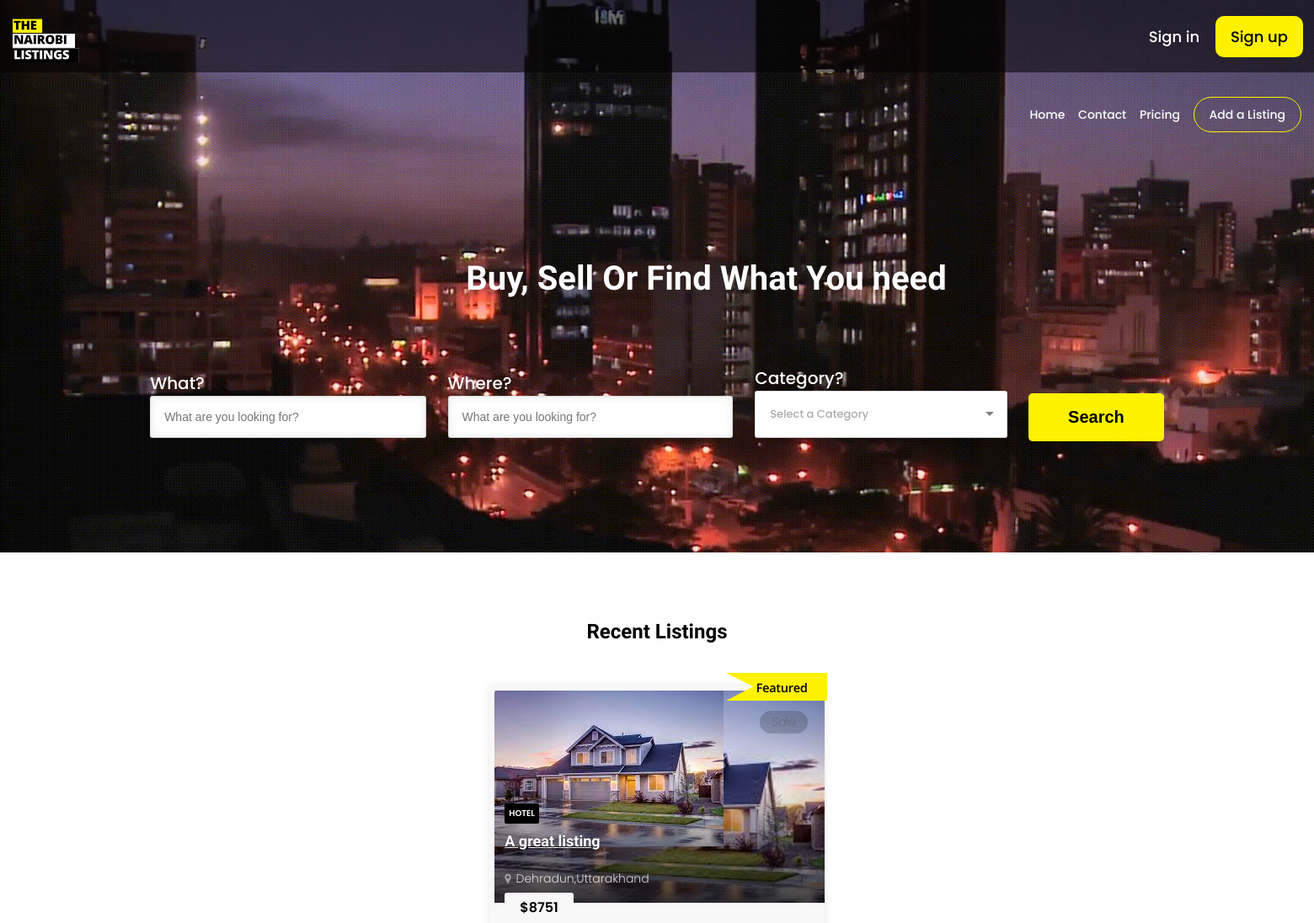
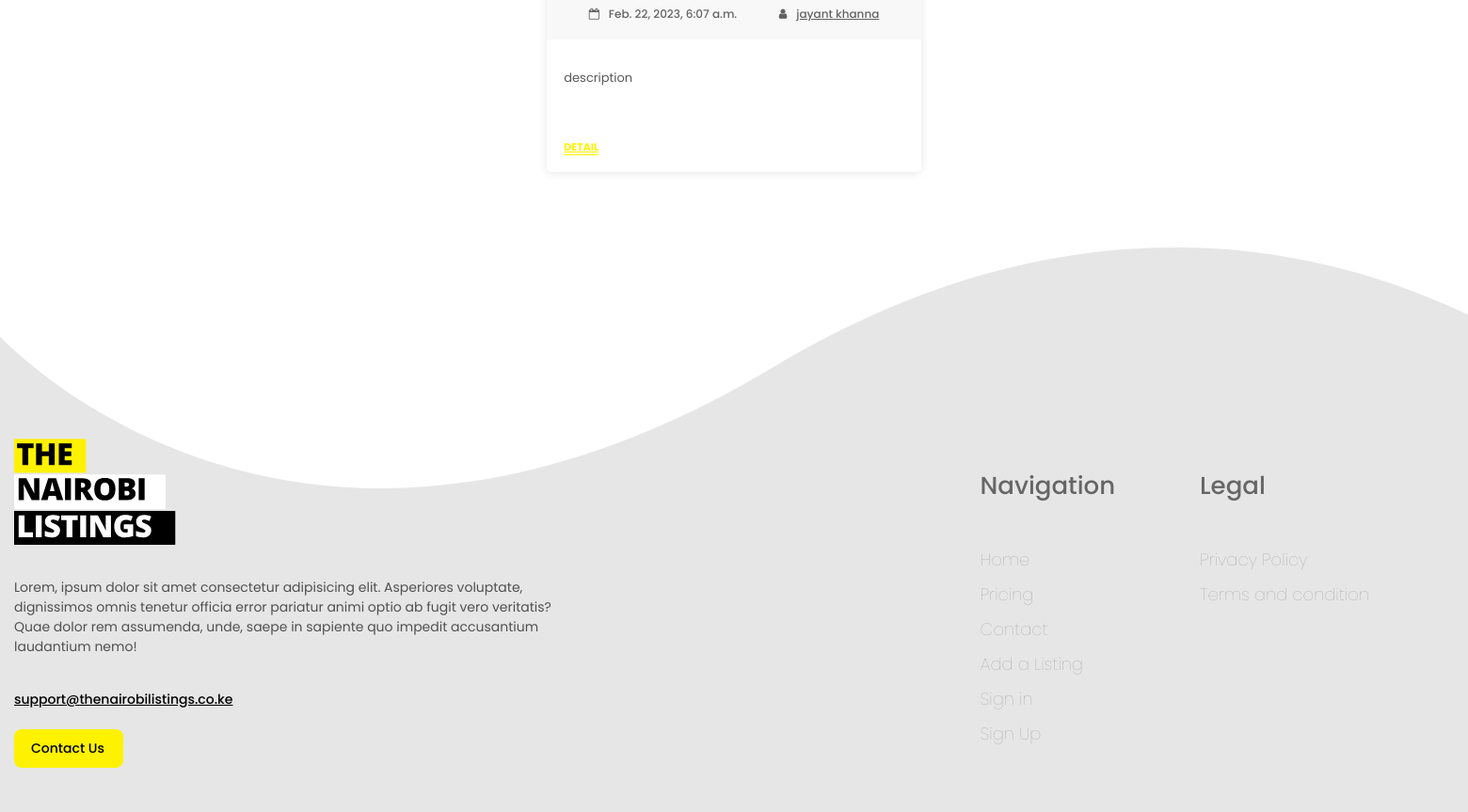
The page / on the database its author committed (2 pictures, top to bottom).
### Nairobi_app/models.py (models this page shows)
class Listing(models.Model):
    active = models.BooleanField(default=False)
    name = models.CharField(max_length=100)
    description = models.CharField(max_length=10000)
    price = models.CharField(max_length=100)
    featured = models.BooleanField(default=False)
    category = models.CharField(max_length=100)
    user = models.ForeignKey(User, on_delete=models.CASCADE)
    user_name = models.CharField(max_length=100)
    main_image = models.ImageField(upload_to='static/listing_images/')
    image1 = models.ImageField(upload_to='static/listing_images/',blank=True,null=True)
    image2 = models.ImageField(upload_to='static/listing_images/',blank=True,null=True)
    image3 = models.ImageField(upload_to='static/listing_images/',blank=True,null=True)
    image4 = models.ImageField(upload_to='static/listing_images/',blank=True,null=True)
    image5 = models.ImageField(upload_to='static/listing_images/',blank=True,null=True)
    city = models.CharField(max_length=100)
    state = models.CharField(max_length=100)
    tag = models.CharField(max_length=100)
    country = models.CharField(max_length=100)
    date_added = models.DateTimeField(auto_now_add=True)
    status = models.CharField(max_length=100,default="pending")
    feature1 = models.CharField(max_length=100,blank=True,null=True)
    feature2 = models.CharField(max_length=100,blank=True,null=True)
    feature3 = models.CharField(max_length=100,blank=True,null=True)
    feature4 = models.CharField(max_length=100,blank=True,null=True)
    feature5 = models.CharField(max_length=100,blank=True,null=True)
    feature6 = models.CharField(max_length=100,blank=True,null=True)
    rating = models.CharField(max_length=100,default="1")
    video_360_link = models.CharField(max_length=1000,blank=True,null=True)
    google_map_link = models.CharField(max_length=10000,blank=True,null=True)

### Nairobi_app/views.py (the view, shortened to what this page needs)
# urls.py: path('', views.index, name='index'),
def index(request):
    listings = Listing.objects.filter(active = True).order_by('?')[:8]
    return render(request, 'index.html',{'login': False,'listings': listings})

### templates/index.html (shortened to what this page needs)
{% load static %}
<!doctype html>
<html lang="en">
<head>
    <link rel="stylesheet" href="{% static 'css/bootstrap.css' %}" type="text/css">
    <link rel="stylesheet" href="{% static 'css/font-awesome.css' %}" type="text/css">
    <link rel="stylesheet" href="{% static 'css/selectize.css' %}" type="text/css">
    <link rel="stylesheet" href="{% static 'css/style.css' %}">
    <link rel="stylesheet" href="{% static 'css/index.css' %}">
    <link rel="stylesheet" href="https://cdnjs.cloudflare.com/ajax/libs/font-awesome/4.7.0/css/font-awesome.min.css">
</head>
<body>
    <body>
        <div class="page home-page">
            <header id="header">
                {% if login %}
                <div id="user_profile">
                    <div id="left_signin">
                        <img src="{% static 'images/logo.svg' %}" alt="" id="logo">
                    </div>
                    <div id="right_signin">
                        <a href="javascript:void(0)" onclick="open_user_details_modal()" id="right_signin_a">
                            <img id="user_img" src="{{user.image.url}}" alt="">
                            <p>Hi {{username}}</p>
                        </a>
                    </div>
                </div>
                {% else %}
                <div id="sign_up_in">
                    <div id="left_signin">
                        <img src="{% static 'images/logo.svg' %}" alt="" id="logo">
                    </div>
                    <div id="right_signin">
                        <a href="login" id="sign_in">Sign in</a>
                        <a href="signup" id="sign_up">Sign up</a>
                    </div>
                </div>
                {% endif %}
                <div id="header_top">
                    <div id="header_right">
                        <a href="home">Home</a>
                        <a href="contact">Contact</a>
                        <a href="pricing">Pricing</a>
                        <a href="submitad" id="submit_ad">Add a Listing</a>
                    </div>
                </div>
                <div id="header_bottom">
                    <h2>Buy, Sell Or Find What You need</h2>
                    <div id="search">
                        <form action="search_listing" method="GET">
                            <div id="what">
                                <label class="label_header" for="what-input">What?</label>
                                <input id="what-input" name="what" type="text" required placeholder="What are you looking for?">
                            </div>
                            <div id="where">
                                <label class="label_header" for="where-input">Where?</label>
                                <input type="text" id="where-input" name="where" required placeholder="What are you looking for?">
                            </div>
                            <div id="category">
                                <label class="label_header" id="category_label" for="">Category?</label>
                            </div>
                            <div id="submit">
                                <input type="submit" value="Search">
                            </div>
                        </form>
                    </div>
                </div>
            </header>
            <section style="background-color: white;" class="content">
                <section class="block">
                    <div class="container">
                        <div class="section-title clearfix">
                            <div class="float-xl-left float-md-left float-sm-none">
                                <h2 id="recent_listing">Recent Listings</h2>
                            </div>
                        </div>
                        <div class="items item-part masonry grid-xl-4-items grid-lg-3-items grid-md-2-items">
                            {% for listing in listings %}
                            <div class="item">
                                {% if listing.featured == True %}
                                <div id="featured"><img src="{% static 'images/featured_tag.svg' %}" alt=""></div>
                                {% endif %}
                                <div id="tag">{{listing.tag}}</div>
                                <div class="wrapper">
                                    <div class="image">
                                        <h3>
                                            <a href="#" class="tag category">{{listing.category}}</a>
                                            <a href="showlisting?listing_id={{listing.id}}" class="title">{{listing.name}}</a>
                                        </h3>
                                        <a href="showlisting?listing_id={{listing.id}}" class="image-wrapper background-image">
                                            <img src="{{listing.main_image.url}}" alt="">
                                        </a>
                                    </div>
                                    <h4 class="location">
                                        <a href="javascript:void(0)" style="text-decoration: none;">{{listing.city}},{{listing.state}}</a>
                                    </h4>
                                    <div class="price">${{listing.price}}</div>
                                    <div class="meta">
                                        <figure>
                                            <i class="fa fa-calendar-o"></i>{{listing.date_added}}
                                        </figure>
                                        <figure>
                                            <a href="userprofile?userid={{listing.user.id}}">
                                                <i class="fa fa-user"></i>{{listing.user_name}}
                                            </a>
                                        </figure>
                                    </div>
                                    <div class="description">
                                        <p>{{listing.description}}</p>
                                    </div>
                                    <a href="showlisting?listing_id={{listing.id}}" class="detail text-caps underline">Detail</a>
                                </div>
                            </div>
                            {% endfor %}
                        </div>
                    </div>
                </section>
            </section>
            <footer>
                <div id="left_footer">
                    <img src="{% static 'images/logo.svg' %}" alt="">
                    <br>
                    <p>Lorem, ipsum dolor sit amet consectetur adipisicing elit. Asperiores voluptate, dignissimos omnis tenetur officia error pariatur animi optio ab fugit vero veritatis? Quae dolor rem assumenda, unde, saepe in sapiente quo impedit accusantium laudantium nemo!</p>
                    <br>
                    <a href="" id="footer_mail">support@thenairobilistings.co.ke</a>
                    <br>
                    <a href="contact" id="footer_contact_ud">Contact Us</a>
                </div>
                <div id="right_footer">
                    <div id="one_right">
                        <h4>Navigation</h4>
                        <a href="home">Home</a>
                        <a href="pricing">Pricing</a>
                        <a href="contact">Contact</a>
                        <a href="submitad">Add a Listing</a>
                        <a href="login">Sign in</a>
                        <a href="signup">Sign Up</a>
                    </div>
                    <div id="two_right">
                        <h4>Legal</h4>
                        <a href="privacy_policy">Privacy Policy</a>
                        <a href="terms_and_condition">Terms and condition</a>
                    </div>
                </div>
            </footer>
        </div>
</body>
</html>

### static/css/index.css (style rules this page uses)
body { background-color: white !important; }
#sign_up_in { background-color: rgb(3, 1, 2, 56%); display: flex; justify-content: space-between; align-items: center; padding-top: 18px; padding-bottom: 18px; padding-right: 13px; height: 50px; }
#sign_up_in a { color: white; text-decoration: none; font-size: 18px; }
#sign_up { margin-left: 15px; background-color: #FEF200; padding: 12px 18px; border-radius: 10px; color: black !important; }
#header { background : url('../images/bg.png'); height: 656px; }
#logo { margin-left: 15px; margin-top: 15px; cursor: pointer; width: 115px; }
#header_bottom { margin-top: 150px; }
#header_top { display: flex; justify-content: space-between; align-items: center; }
#header_right { margin-top: 40px; margin-right: 15px; }
#header_right a { margin-left: 12px; color: white; font-size: 14px; text-decoration: none; }
#submit_ad { border: 1px solid #FEF200; border-radius: 25px; padding: 10px 18px; }
#search form { display: flex; justify-content: center; align-items: center; }
#where,#what { margin-right: 60px; }
#category { margin-right: -60px; }
#header_bottom h2 { display: flex; margin-left: 117px; justify-content: center; align-items: center; color: white; font-size: 40px; margin-bottom: 80px; }
.label_header { color: white; font-size: 20px; }
#submit input { margin-left: -34px; background-color: #FEF200; border: none; margin-top: 30px; cursor: pointer; border-radius: 5px; padding: 17px 47px; color: black; font-size: 20px; font-weight: 600; }
#submit { z-index: 99999; }
#recent_listing { display: flex; justify-content: center; align-items: center; }
.item-part { display: flex; justify-content: center; align-items: center; }
.item { position: relative !important; }
#featured { position: absolute; z-index: 9; top: -15px; right: 12px; }
#featured img { width: 120px; }
footer { padding-top: 200px; z-index: 99999; background: url('../images/footer-bg.svg'); display: flex; height: 400px; justify-content: space-between; }
#left_footer { display: flex; flex-direction: column; margin-left: 15px; }
#left_footer img { width: 250px; }
#left_footer p { width: 600px; }
#right_footer { display: flex; margin-right: 15px; }
#one_right,#two_right { display: flex; flex-direction: column; margin-right: 15px; }
#left_footer { margin-left: 15px; }
#footer_contact_ud { background-color: #FEF200; color: black; border-radius: 8px; width: 80px; text-decoration: none; padding: 10px 18px; }
#one_right h4,#two_right h4 { font-size: 26px; color: rgb(102, 102, 102); font-weight: 500; }
#one_right { margin-right: 90px; }
#two_right { margin-right: 90px; }
#one_right a,#two_right a { color: rgb(160, 160, 160); text-decoration: none; font-size: 18px; font-weight: 100; margin-top: 10px; }
.items:not(.selectize-input) .item .meta { background-color: #f8f8f8; padding-left: 0 !important; padding-right: 0 !important; font-size: 1.2rem; padding-left: 54px; white-space: nowrap; margin-top: -0.2rem; display: flex; position: relative; justify-content: space-evenly; align-items: center; }
figure { margin-top: 12px !important; margin-right: 0 !important; margin-left: 0 !important; display: flex !important; justify-content: center !important; align-items: center !important; }
#tag { position: absolute; z-index: 999999; top: 30px; color: #434343; font-size: 14px; font-weight: 100; right: 35px; background-color: rgba(0, 0, 0, 0.183); padding: 3px 14px; border-radius: 15px; }

### rows shown on the page
Listing: featured True (drawn), tag "Sale", category "HOTEL", name "A great listing", main_image (picture), city "Dehradun", state "Uttarakhand", price "8751", date_added "Feb. 22, 2023, 6:07 a.m.", user_name "jayant khanna", description "description"
